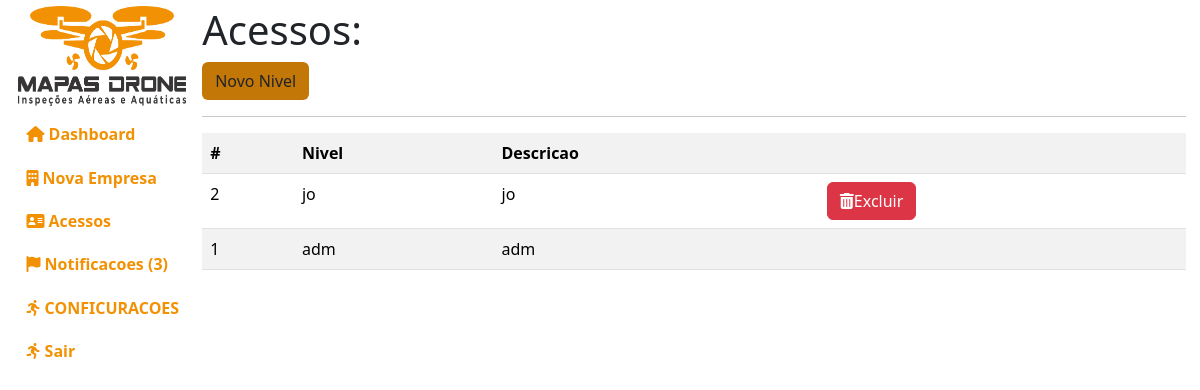
The app's page /administracao/niveis/ (signed in), older data.
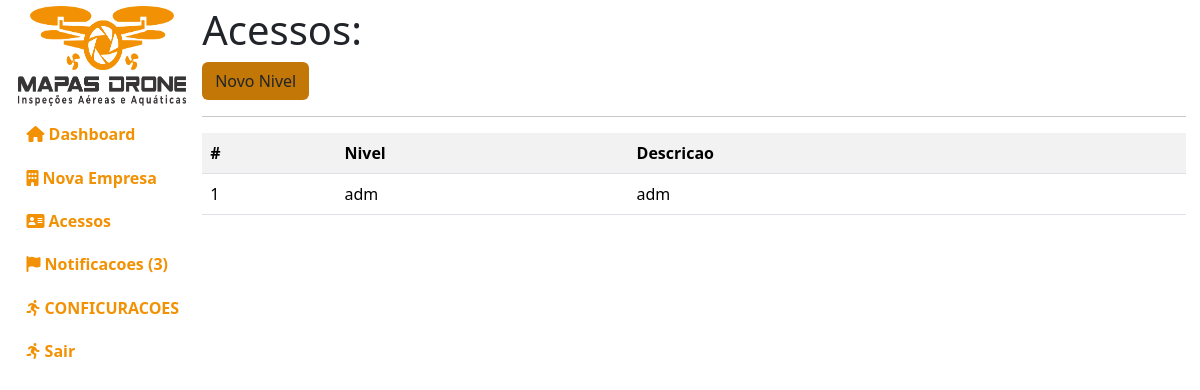
The same page, newer data.
### empresa/models.py (models this page shows, shortened)
class Nivel(models.Model):
    nome_do_nivel = models.CharField(max_length=100, default="")
    descricao = models.TextField(max_length=255, default="")
    class Meta:
        db_table = "nivel"
        verbose_name = "Nivel"
        verbose_name_plural = "Niveis"
        ordering = ["-id"]

### administracao/views.py (the view)
# urls.py: path("niveis/", views.gerenciar_niveis),
def gerenciar_niveis(request):
    if request.user.is_authenticated and request.user.is_superuser:
        niveis = Nivel.objects.all()
        notificacoes = pega_notificacoes()
        context = {"niveis": niveis, "notificacoes": notificacoes}
        return render(request, "administracao/public/gerenciar-niveis.html", context)
    info(request, msg="Voce nao tem permissao para acessar essa pagina!")
    return redirect("/")

### administracao/views.py (called while the page is built)
def pega_notificacoes():
    notificacoes = Notificacoes.objects.all()
    return notificacoes

### templates/administracao/public/gerenciar-niveis.html (shortened to what this page needs)
{% extends 'base.html' %}
{% load static %}
{% load django_bootstrap5 %}
{% block css %}
<link rel="stylesheet" href="{% static 'index/css/administracao.css' %}">
{% endblock %}
{% block ld %}
<h1>Acessos:</h1>
<a class="botao btn" href="novo/">Novo Nivel</a>
<hr/>
{% if niveis %}
<table class="table table-striped">
    <tr>
        <th>#</th>
        <th>Nivel</th>
        <th>Descricao</th>
        <th></th>
    </tr>
{% for nivel in niveis %}
    <tr>
        <td>{{nivel.id}}</td>
        <td>
            <span>{{nivel.nome_do_nivel}}</span>
        </td>
        <td>{{nivel.descricao}}
        </td>
        <td>
            {% if nivel.id != 1 %}
            <a href="/administracao/niveis/excluir/{{nivel.id}}" class="btn btn-danger">
                <i class="fa-solid fa-trash-can"></i>Excluir
            </a>
            {% endif %}
        </td>
    </tr>
{% endfor %}
</table>
{% else %}
    <div class="alert alert-danger">Nenhum nivel de acesso cadastrado</div>
{% endif %}
{% endblock %}

Row changes from the older to the newer data that the page shows:
removed Nivel: id "2", nome_do_nivel "jo", descricao "jo"
